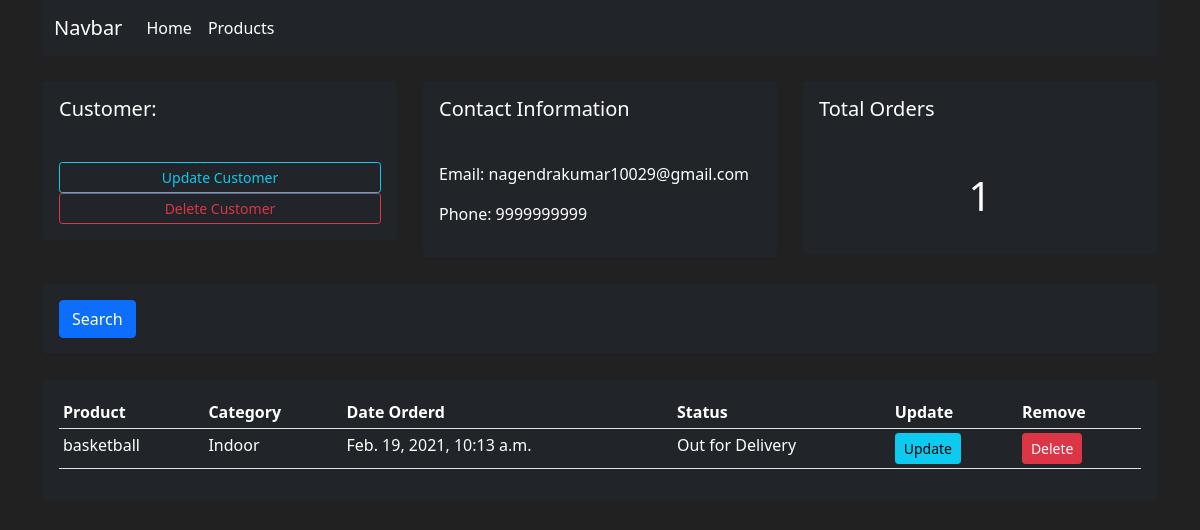
The page /customer/2 on the database its author committed.
### accounts/models.py (models this page shows, shortened)
class Customer(models.Model):
    name = models.CharField(max_length=200, null=True)
    phone = models.CharField(max_length=200, null=True)
    email = models.CharField(max_length=200, null=True)
    date_create = models.DateTimeField(auto_now_add=True, null=True)

class Order(models.Model):
    STATUS = (
        ('Pending', 'Pending'),
        ('Out for Delivery', 'Out for Delivery'),
        ('Delivered', 'Delivered')
    )
    customer = models.ForeignKey(
        Customer, null=True, on_delete=models.SET_NULL)
    product = models.ForeignKey(Product, null=True, on_delete=models.SET_NULL)
    date_created = models.DateTimeField(auto_now_add=True, null=True)
    status = models.CharField(max_length=200, null=True, choices=STATUS)

class Product(models.Model):
    CATEGORY = (
        ('Indoor', 'Indoor'),
        ('Out Door', 'Out Door')
    )
    name = models.CharField(max_length=200)
    price = models.FloatField(null=True)
    category = models.CharField(max_length=200, null=True, choices=CATEGORY)
    description = models.CharField(max_length=200, null=True, blank=True)
    date_created = models.DateTimeField(auto_now_add=True, null=True)
    tags = models.ManyToManyField(Tag)
    def __str__(self):
        return self.name

### accounts/views.py (the view)
# urls.py: path('customer/<str:primaryKey>', views.customer, name="customer"),
def customer(request, primaryKey):
    customer = Customer.objects.get(id=primaryKey)
    orders = customer.order_set.all()
    order_count = orders.count()
    return render(request, 'accounts/customer.html', {'orders': orders, 'customer': customer, 'order_count': order_count})

### accounts/templates/accounts/customer.html
{%  extends 'accounts/main.html' %}
{% block content %}
	<br>
<div class="container">
<div class="row">
	<div class="col-md">
		<div class="card card-body bg-dark">
			<h5 class="text-white">Customer:</h5>
			<hr>
			<a class="btn btn-outline-info  btn-sm btn-block" href="">Update Customer</a>
			<a class="btn btn-outline-danger  btn-sm btn-block" href="">Delete Customer</a>
		</div>
	</div>
	<div class="col-md">
		<div class="card card-body bg-dark">
			<h5 class="text-white">Contact Information</h5>
			<hr>
			<p class="text-white">Email: {{customer.email}} </p>
			<p class="text-white">Phone: {{customer.phone}} </p>
		</div>
	</div>
	<div class="col-md">
		<div class="card card-body bg-dark">
			<h5 class="text-white">Total Orders</h5>
			<hr>
			<h1 style="text-align: center;padding: 10px" class="text-white"> {{order_count}} </h1>
		</div>
	</div>
</div>
<br>
<div class="row">
	<div class="col">
		<div class="card card-body bg-dark">
			<form method="get">
		    <button class="btn btn-primary text-white" type="submit">Search</button>
		  </form>
		</div>
	</div>
</div>
<br>
<div class="row">
	<div class="col-md">
		<div class="card card-body bg-dark">
			<table class="table table-sm text-white">
				<tr>
					<th>Product</th>
					<th>Category</th>
					<th>Date Orderd</th>
					<th>Status</th>
					<th>Update</th>
					<th>Remove</th>
				</tr>
				{% for order in orders %}
					<tr>
						<td> {{order.product}} </td>
						<td> {{order.product.category}} </td>
						<td> {{order.date_created}} </td>
						<td> {{order.status}} </td>
						<td> <a class = "btn btn-sm btn-info" href="">Update</a> </td>
						<td> <a class = "btn btn-sm btn-danger" href="">Delete</a> </td>
					</tr>
				{% endfor %}
			</table>
		</div>
	</div>
</div>
</div>
{% endblock %}

### static/css/main.css (style rules this page uses)
body { background-color: #bfd4f3; }

### accounts/templates/accounts/main.html (style rules this page uses)
body { background-color: #212121; }

### rows shown on the page
Customer: email "nagendrakumar10029@gmail.com", phone "9999999999"
Order: product "basketball", product.category "Indoor", date_created "Feb. 19, 2021, 10:13 a.m.", status "Out for Delivery"

### other values the page prints
{{ order_count }} "1"
